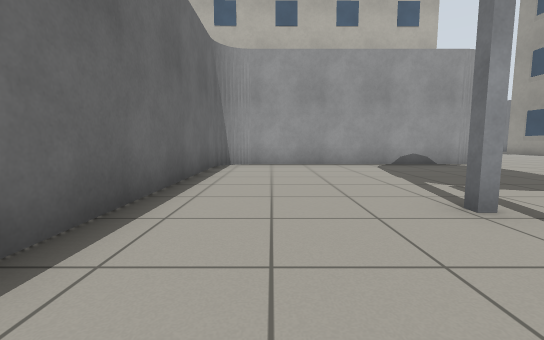
view 1 (above)

24 first-person views from a walk through a world built for the Gazebo simulator. The camera is 0.72 m above the floor, tilts 6° down and sees 90° across. The floor is counted in squares, 1 m on a side. Each view is taken from the middle of a square. On the plan, view 1 faces up. The plan holds only what a view shows up to about 9 squares ahead; the rest is blank. The place goes on beyond the plan. The robots in the file are not drawn. Simple shapes stand in for some stock models.

view 2
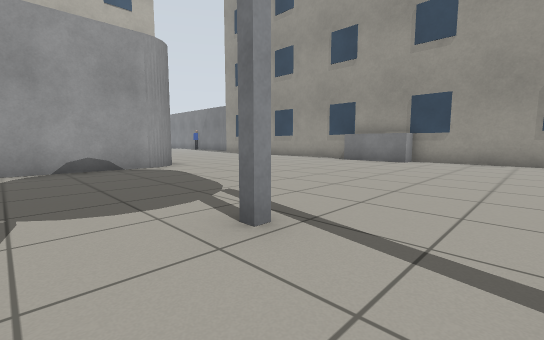

view 3
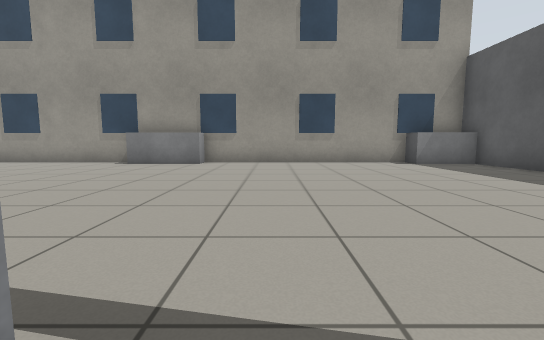

view 4
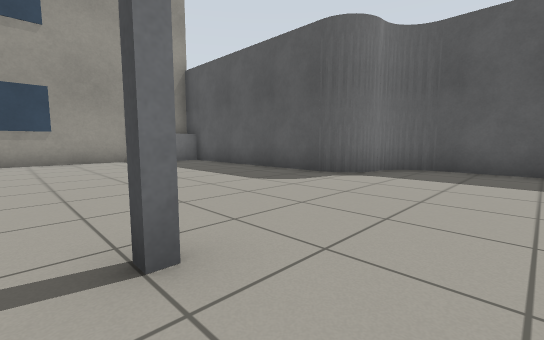

view 5
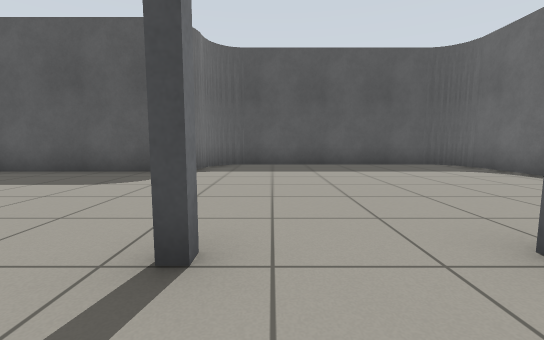

view 6
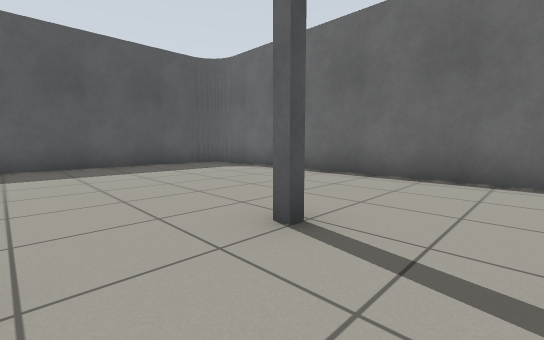

view 7
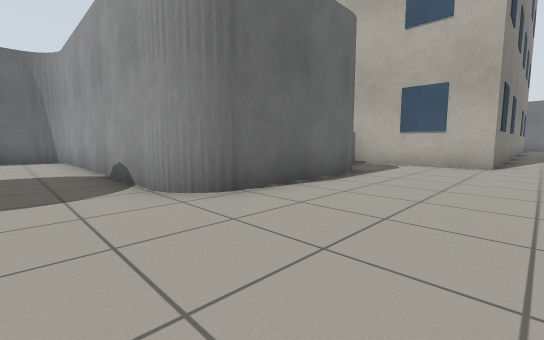

view 8
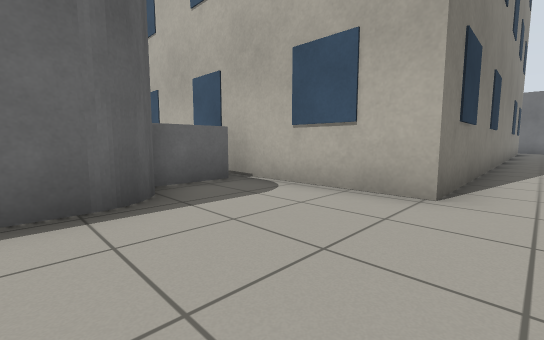

view 9
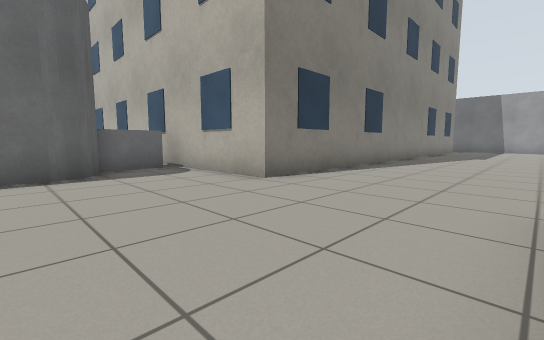

view 10
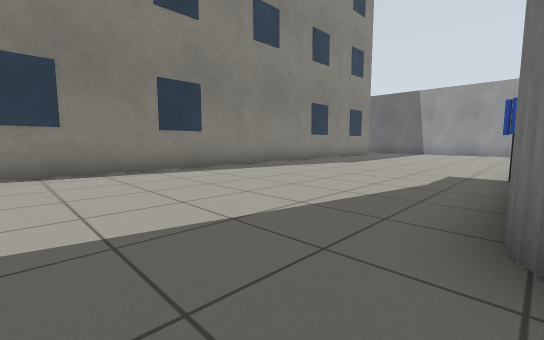

view 11
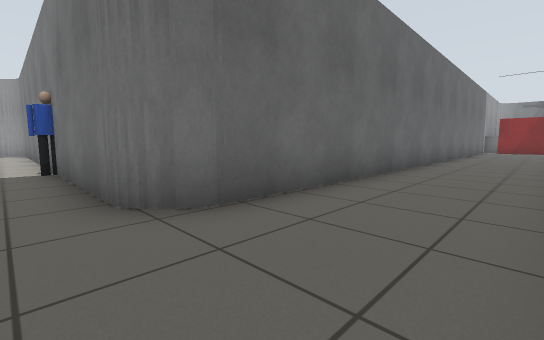

view 12
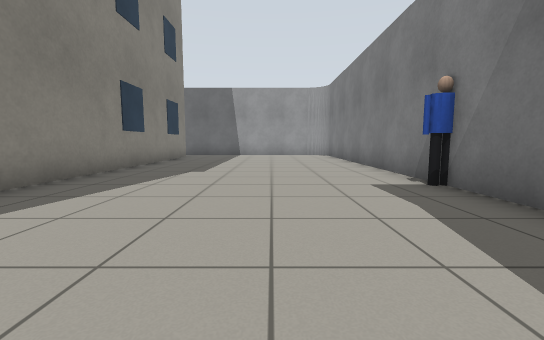

view 13
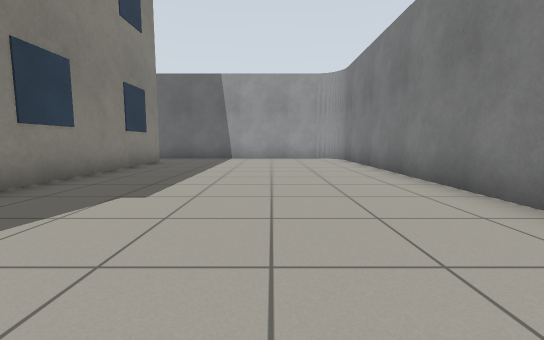

view 14
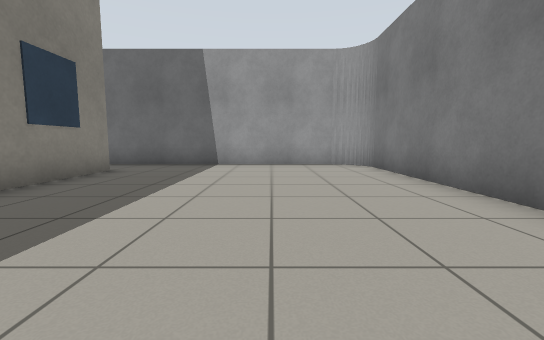

view 15
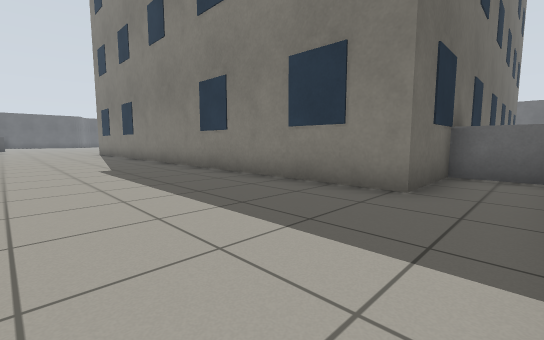

view 16
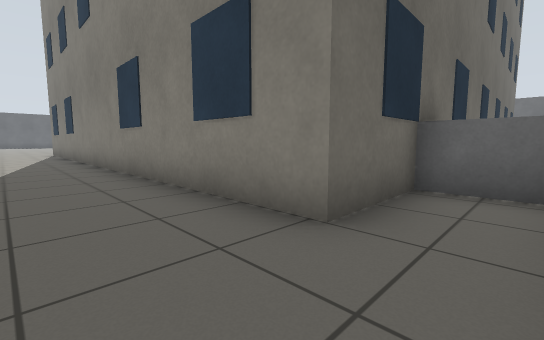

view 17
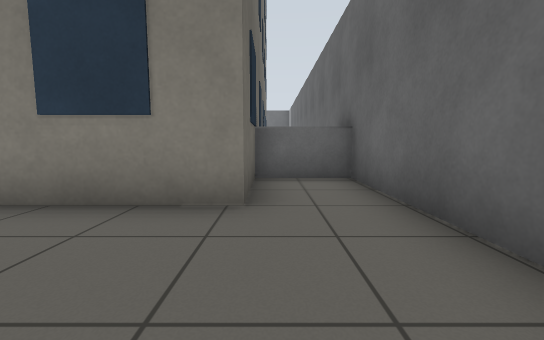

view 18
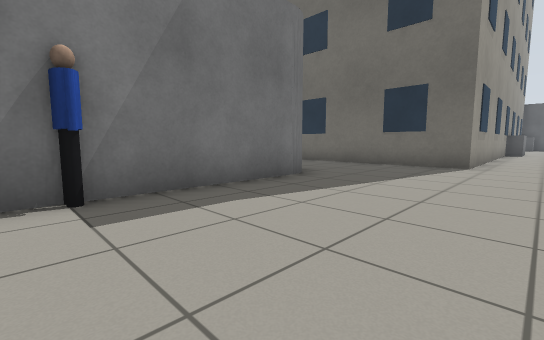

view 19
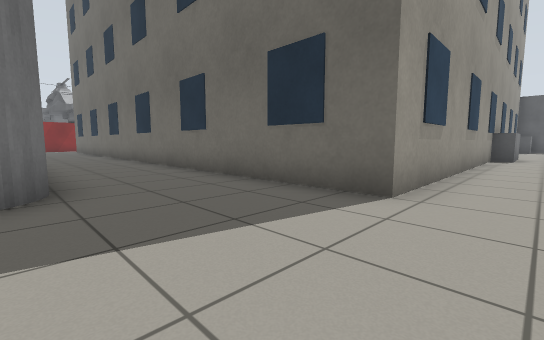

view 20
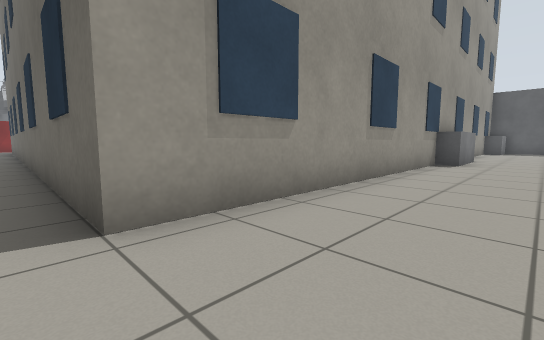

view 21
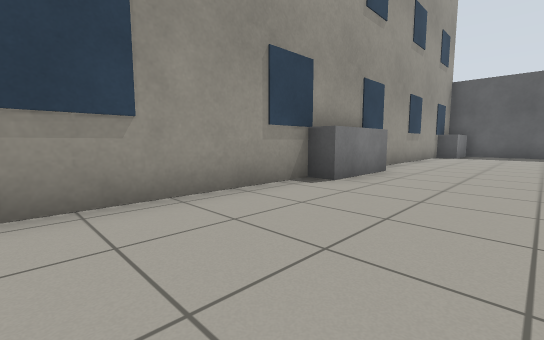

view 22
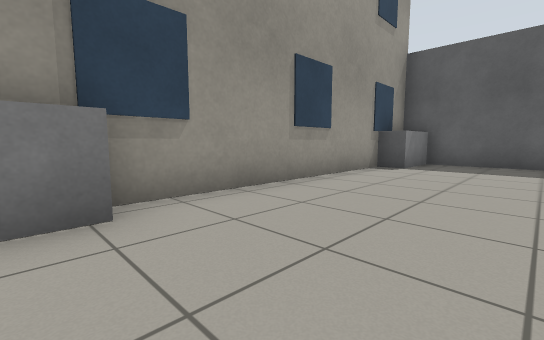

view 23
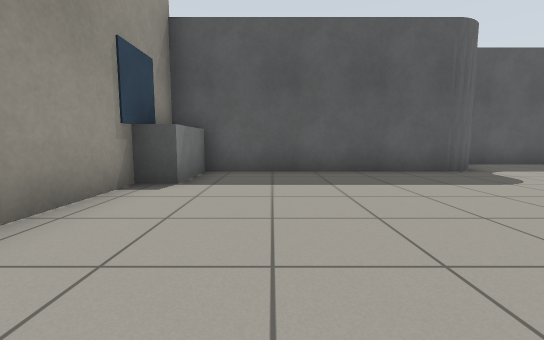

view 24
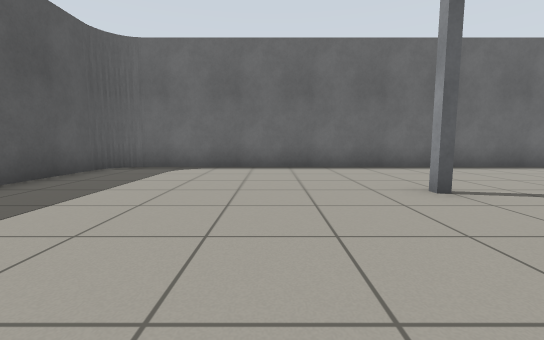

### Floor plan
Key: @ floor where view 1 was taken; # wall or solid block; . floor; T tower; B building; G grey box; P person.
Columns run from 2 left of view 1 to 27 right of it. Each row starts with its distance up from view 1.
 34      ###GG#########
 33         G.........#
 32  BBBBBBBG.........#
 31          GBB......#
 30            B......#
 29            B......#
 28            B......#
 27            B......#
 26            B......#
 25            B......#
 24            B......#
 23            B......P
 22            B......#
 21            B......#
 20            B......#
 19            B......##########
 18            B.................
 17            B..................
 16    BBBBBBBBB..................
 15        G........BBBBBBBBBBB
 14        G........B
 13        G##......B
 12          #......B
 11          #......B
 10         ##......B
  9 #########.......B
  8 #...............B
  7 #...............
  6 #..............G
  5 #..............G
  4 #...............
  3 #...T..T........B
  2 #...............B
  1 #...............B
  0 #.@.T...........B
 -1 #...............B
 -2 #...............B
 -3 #..............GG
 -4 #..............GG
 -5 #.......########
 -6 #.......#
 -7 #########

Positions as (right, up) in squares from view 1, and headings:
1: (0, 0), facing up
2: (3, 1), facing up-right
3: (4, 2), facing right
4: (3, 1), facing down-right
5: (4, 2), facing down
6: (4, 2), facing down-left
7: (10, 7), facing up-left
8: (10, 12), facing up-left
9: (13, 12), facing up-left
10: (16, 17), facing up-left
11: (15, 16), facing up-right
12: (13, 19), facing up
13: (13, 22), facing up
14: (13, 25), facing up
15: (13, 33), facing down-left
16: (11, 33), facing down-left
17: (12, 32), facing left
18: (12, 24), facing down-right
19: (12, 19), facing down-right
20: (11, 16), facing down-right
21: (10, 11), facing down-right
22: (10, 5), facing down-right
23: (11, 2), facing down
24: (6, -2), facing left
